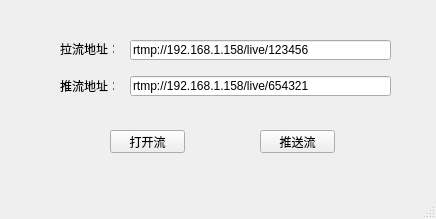
<?xml version="1.0" encoding="UTF-8"?>
<ui version="4.0">
 <class>MainWindow</class>
 <widget class="QMainWindow" name="MainWindow">
  <property name="geometry">
   <rect>
    <x>0</x>
    <y>0</y>
    <width>436</width>
    <height>219</height>
   </rect>
  </property>
  <property name="windowTitle">
   <string>Jerky</string>
  </property>
  <widget class="QWidget" name="centralwidget">
   <widget class="QPushButton" name="startStreamBtn">
    <property name="geometry">
     <rect>
      <x>110</x>
      <y>130</y>
      <width>75</width>
      <height>23</height>
     </rect>
    </property>
    <property name="text">
     <string>打开流</string>
    </property>
   </widget>
   <widget class="QPushButton" name="pushStreamBtn">
    <property name="geometry">
     <rect>
      <x>260</x>
      <y>130</y>
      <width>75</width>
      <height>23</height>
     </rect>
    </property>
    <property name="text">
     <string>推送流</string>
    </property>
   </widget>
   <widget class="QLabel" name="label">
    <property name="geometry">
     <rect>
      <x>60</x>
      <y>43</y>
      <width>54</width>
      <height>12</height>
     </rect>
    </property>
    <property name="text">
     <string>拉流地址：</string>
    </property>
   </widget>
   <widget class="QLabel" name="label_2">
    <property name="geometry">
     <rect>
      <x>60</x>
      <y>80</y>
      <width>54</width>
      <height>12</height>
     </rect>
    </property>
    <property name="text">
     <string>推流地址：</string>
    </property>
   </widget>
   <widget class="QLineEdit" name="openUrl">
    <property name="geometry">
     <rect>
      <x>130</x>
      <y>40</y>
      <width>261</width>
      <height>20</height>
     </rect>
    </property>
    <property name="cursor">
     <cursorShape>ArrowCursor</cursorShape>
    </property>
    <property name="text">
     <string>rtmp://192.168.1.158/live/123456</string>
    </property>
   </widget>
   <widget class="QLineEdit" name="pushUrl">
    <property name="geometry">
     <rect>
      <x>130</x>
      <y>76</y>
      <width>261</width>
      <height>20</height>
     </rect>
    </property>
    <property name="text">
     <string>rtmp://192.168.1.158/live/654321</string>
    </property>
   </widget>
  </widget>
  <widget class="QMenuBar" name="menubar">
   <property name="geometry">
    <rect>
     <x>0</x>
     <y>0</y>
     <width>436</width>
     <height>23</height>
    </rect>
   </property>
  </widget>
  <widget class="QStatusBar" name="statusbar"/>
 </widget>
 <resources/>
 <connections>
  <connection>
   <sender>startStreamBtn</sender>
   <signal>clicked()</signal>
   <receiver>MainWindow</receiver>
   <slot>startStream()</slot>
   <hints>
    <hint type="sourcelabel">
     <x>149</x>
     <y>168</y>
    </hint>
    <hint type="destinationlabel">
     <x>98</x>
     <y>164</y>
    </hint>
   </hints>
  </connection>
  <connection>
   <sender>pushStreamBtn</sender>
   <signal>clicked()</signal>
   <receiver>MainWindow</receiver>
   <slot>pushStream()</slot>
   <hints>
    <hint type="sourcelabel">
     <x>314</x>
     <y>164</y>
    </hint>
    <hint type="destinationlabel">
     <x>358</x>
     <y>164</y>
    </hint>
   </hints>
  </connection>
 </connections>
 <slots>
  <slot>startStream()</slot>
  <slot>pushStream()</slot>
 </slots>
</ui>
